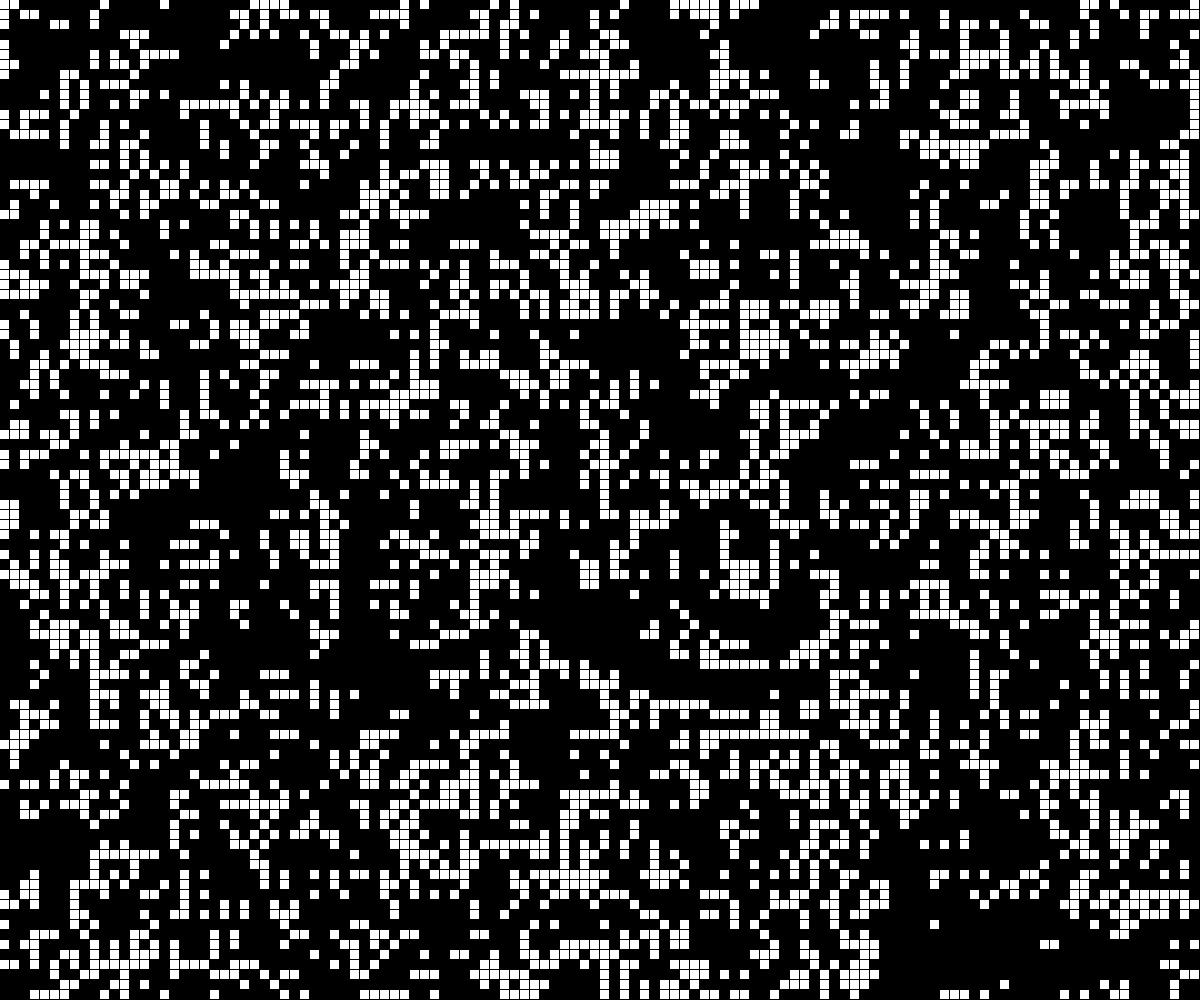
Frame 1 (no input)
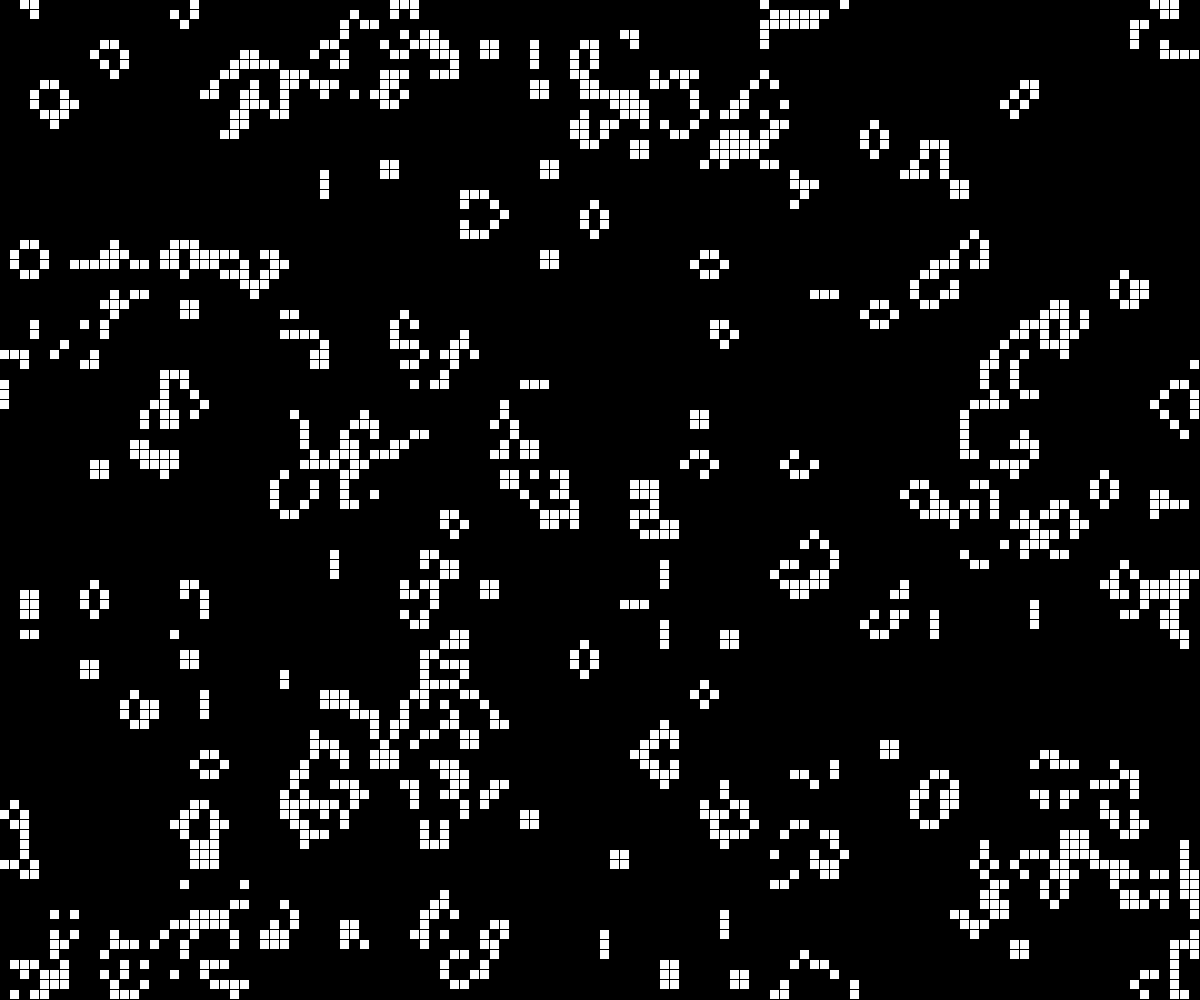
Frame 60 (no input)
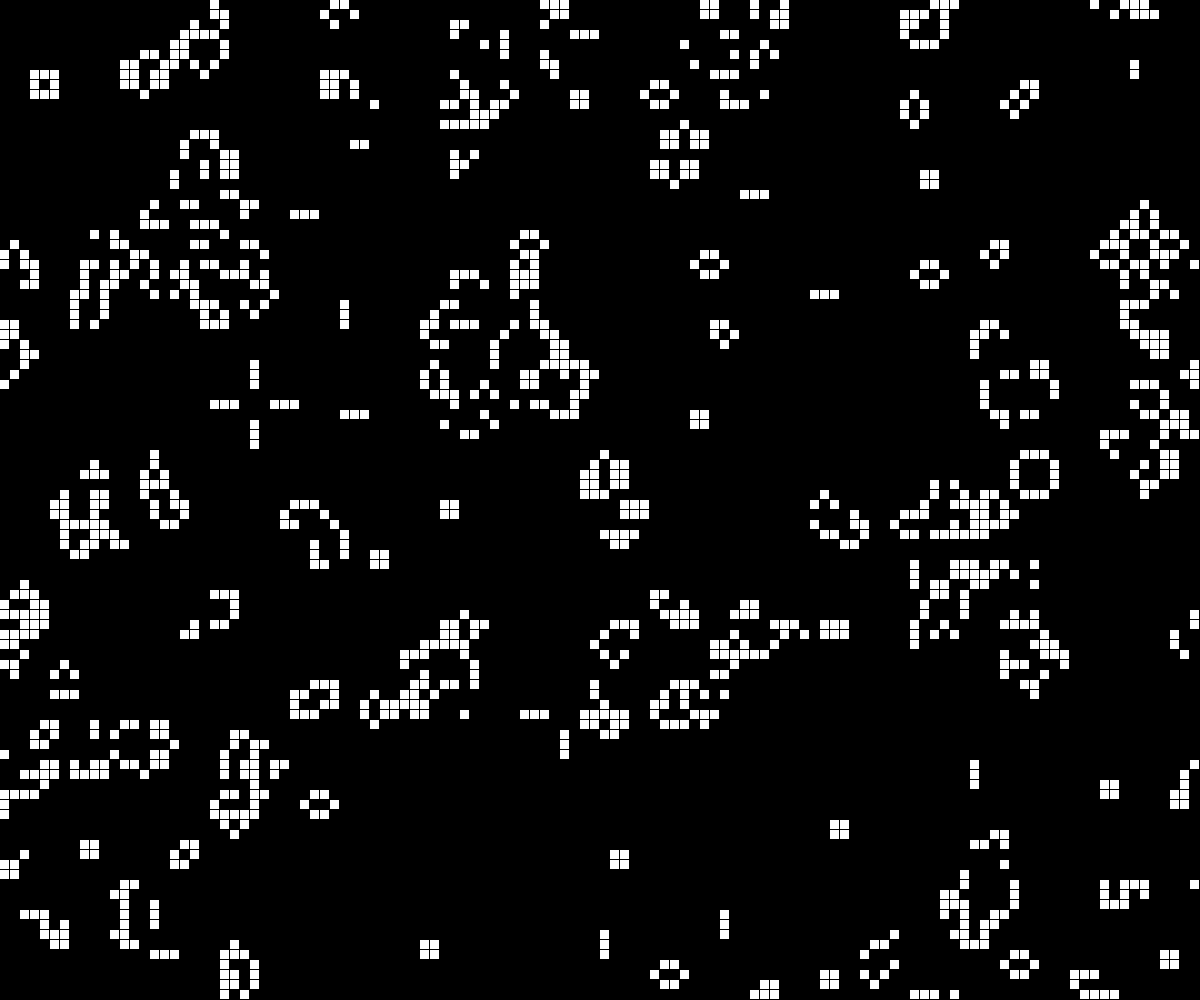
Frame 120 (the mouse pressed at the canvas centre since frame 60)

The p5.js sketch that drew these frames (run headless with seeded random() and noise() and a simulated clock; from frame 60 on, the mouse is pressed at the canvas centre):

// p5.js sketch
// ── sketch.js
let grid;
let nextGrid;
let resolution = 10;
let cols, rows;

function setup() {
  createCanvas(windowWidth, windowHeight);
  cols = floor(width / resolution);
  rows = floor(height / resolution);
  grid = createGrid(cols, rows);
  nextGrid = createGrid(cols, rows);
}

function draw() {
  background(0);
  updateGrid();
  displayGrid();
}

function createGrid(cols, rows) {
  let g = [];
  for (let i = 0; i < cols; i++) {
    g[i] = [];
    for (let j = 0; j < rows; j++) {
      g[i][j] = floor(random(2));
    }
  }
  return g;
}

function updateGrid() {
  for (let i = 0; i < cols; i++) {
    for (let j = 0; j < rows; j++) {
      let neighbors = countNeighbors(i, j);
      if (grid[i][j] === 1) {
        if (neighbors < 2 || neighbors > 3) {
          nextGrid[i][j] = 0;
        } else {
          nextGrid[i][j] = 1;
        }
      } else {
        if (neighbors === 3) {
          nextGrid[i][j] = 1;
        } else {
          nextGrid[i][j] = 0;
        }
      }
    }
  }
  // Swap grids
  let temp = grid;
  grid = nextGrid;
  nextGrid = temp;
}

function countNeighbors(x, y) {
  let sum = 0;
  for (let i = -1; i <= 1; i++) {
    for (let j = -1; j <= 1; j++) {
      if (i === 0 && j === 0) continue;
      let col = (x + i + cols) % cols;
      let row = (y + j + rows) % rows;
      sum += grid[col][row];
    }
  }
  return sum;
}

function displayGrid() {
  for (let i = 0; i < cols; i++) {
    for (let j = 0; j < rows; j++) {
      if (grid[i][j] === 1) {
        fill(255);
        noStroke();
        rect(i * resolution, j * resolution, resolution - 1, resolution - 1);
      }
    }
  }
}

function windowResized() {
  resizeCanvas(windowWidth, windowHeight);
  cols = floor(width / resolution);
  rows = floor(height / resolution);
  grid = createGrid(cols, rows);
  nextGrid = createGrid(cols, rows);
}
